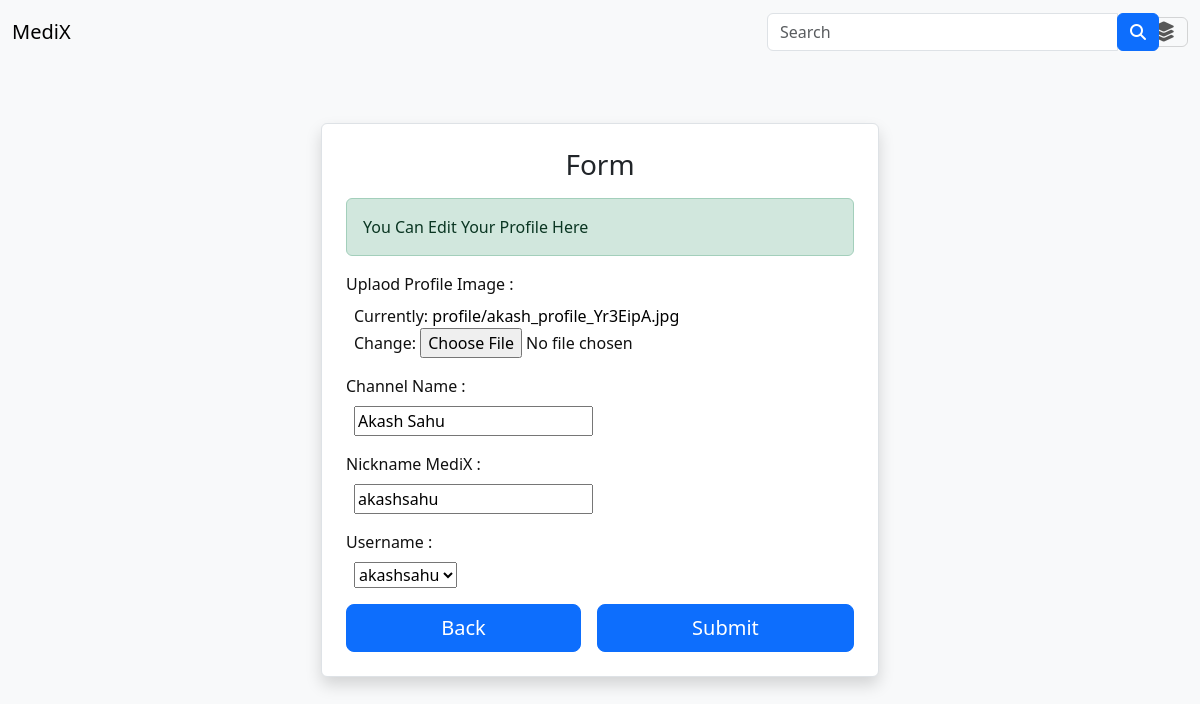
The app's page /user-edit-profile/ (signed in) with its own data.
### users/models.py (models this page shows, shortened)
class ProfileDetails(models.Model):
    Profile_Image = models.ImageField(default='profile/user_profile.jpg', upload_to='profile/', max_length=2000)
    NamesUser = models.OneToOneField(User, on_delete=models.CASCADE, default='Your Profile')
    Channel_Name = models.CharField(max_length=100, default='MediX User Profile')
    uName = models.CharField(max_length=100, default='yourmedix')

### users/views.py (the view, shortened to what this page needs)
# urls.py: path('user-edit-profile/', views.ProfileEdit, name='edit_profile'),
def ProfileEdit(request):
    if request.user.is_authenticated:
        if request.method == 'GET':
            messages.success(request,'You Can Edit Your Profile Here')
        user_profile = ProfileDetails.objects.get(NamesUser=request.user)
        form = ProfileForm(request.POST or None, request.FILES or None, instance=user_profile)  # Pre-fill form with existing data
        v1 = form.instance.uName
        context = {'form': form}
        return render(request, 'editProfile.html', context)
    return redirect('login')

### users/forms.py
class ProfileForm(forms.ModelForm):
    class Meta:
        model = ProfileDetails
        fields = ['Profile_Image', 'NamesUser', 'Channel_Name', 'uName']

### templates/editProfile.html (shortened to what this page needs)
{% extends 'base.html' %}
{% block body %}
<div class="container d-flex justify-content-center align-items-center min-vh-100 bg-light">
    <div class="p-4 border rounded shadow bg-white w-50">
        <h2 class="text-center text-dark fs-3">Form</h2>
        <form method="POST" class="mt-3" enctype="multipart/form-data">
            {% if messages %}
                {% for message in messages %}
                    <div class="alert alert-{{ message.tags }}">
                        {{ message }}
                    </div>
                {% endfor %}
            {% endif %}
                <div class="mb-3">
                    <label for="{{ field.id_for_label }}" class="form-label">Uplaod Profile Image :</label>
                    <div class="d-inline-block ms-2 w-100">{{ form.Profile_Image }}</div>
                </div>
                <div class="mb-3">
                    <label for="{{ field.id_for_label }}" class="form-label">Channel Name :</label>
                    <div class="d-inline-block ms-2 w-100">{{ form.Channel_Name }}</div>
                </div>
                <div class="mb-3">
                    <label for="{{ field.id_for_label }}" class="form-label">Nickname MediX :</label>
                    <div class="d-inline-block ms-2 w-100">{{ form.uName }}</div>
                </div>
                <div class="mb-3">
                    <label for="{{ field.id_for_label }}" class="form-label">Username :</label>
                    <div class="d-inline-block ms-2 w-100">{{ form.NamesUser }}</div>
                </div>
                <div class="d-flex gap-3 mt-3">
                    <a class="btn btn-primary btn-lg flex-grow-1" href="{% url 'home' %}">Back</a>
                    <button type="submit" class="btn btn-primary btn-lg flex-grow-1">Submit</button>
                </div>
        </form>
    </div>
</div>
{% endblock %}

### static/css/signup.css (style rules this page uses)
body { background-color: #f8f9fa; padding: 0px; margin: 0px; height: 100vh; }
a { text-decoration: none; color: black; }

### static/css/homepage.css (style rules this page uses)
body { height: 100vh; width: 100%; padding: 0px; margin: 0px; background-color: #f8f9fa; color: #111; }

### static/css/open_video.css (style rules this page uses)
body { background-color: #f8f9fa; }

### static/css/banner.css (style rules this page uses)
body { background-color: #f8f9fa; }

### records on screen
ProfileDetails: Channel_Name "Akash Sahu", uName "akashsahu", NamesUser "akashsahu"

### other values on screen
{{ message }} "You Can Edit Your Profile Here"
